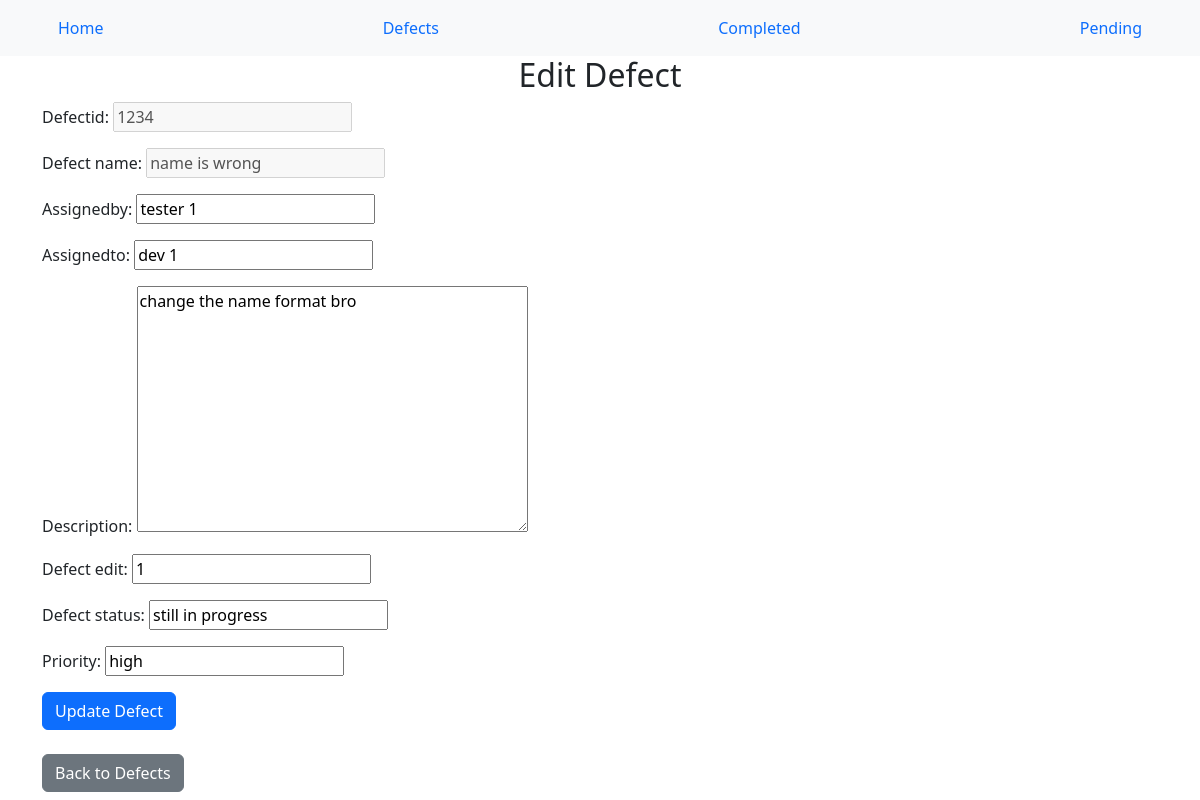
The page /defects/edit/1 on the database its author committed.
### defects/models.py (models this page shows)
class Defect(models.Model):
    defectid = models.CharField(max_length=200)
    defect_name = models.CharField(max_length=200)
    assignedby = models.CharField(max_length=200)
    assignedto = models.CharField(max_length=200)
    description = models.TextField()
    defect_edit = models.CharField(max_length=100) # added to edit the form
    defect_status = models.CharField(max_length=50)
    priority = models.CharField(max_length=50)

### defects/views.py (the view)
# urls.py: path('edit/<int:id>',views.edit_defect,name='edit'),
def edit_defect(request,id=0):
    defect = Defect.objects.get(id=id)
    if request.method == 'POST':
        form = DefectEditForm(request.POST,instance=defect)
        if form.is_valid():
            form.save()
            return redirect('defect_list')
    else:
        form = DefectEditForm(instance=defect)
    form = DefectEditForm(instance=defect)
    return render(request, 'defects/editdefects.html', {'form': form})

### defects/forms.py
class DefectEditForm(forms.ModelForm):
    defectid = forms.CharField(max_length=100,disabled=True)
    defect_name = forms.CharField(max_length=200,disabled=True)
    class Meta:
        model = Defect
        fields = ['defectid', 'defect_name', 'assignedby', 'assignedto', 'description','defect_edit', 'defect_status', 'priority']

### templates/defects/editdefects.html (shortened to what this page needs)
{% extends 'defects/base.html' %}
{% block content %}
<div class="container">
    <div class="jumbotron">
        <h2 class="text-center">Edit Defect</h2>
        <form method="POST" enctype="multipart/form-data">
            {{ form.as_p }}
            <button type="submit" class="btn btn-primary">Update Defect</button>
        </form>
        <br>
        <a href="{% url 'defect_list' %}" class="btn btn-secondary">Back to Defects</a>
    </div>
</div>
{% endblock %}

### rows shown on the page
Defect: defectid "1234", defect_name "name is wrong", assignedby "tester 1", assignedto "dev 1", description "change the name format bro", defect_edit "1", defect_status "still in progress", priority "high"
